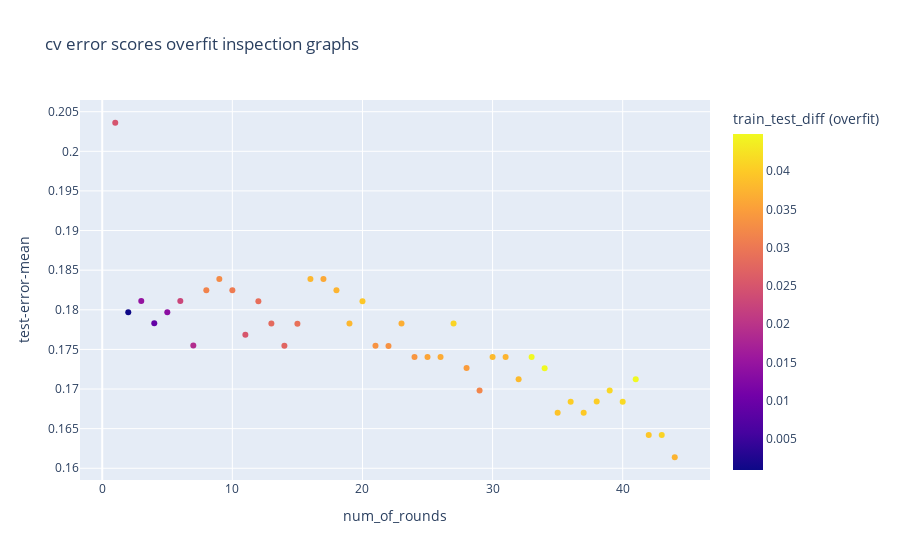
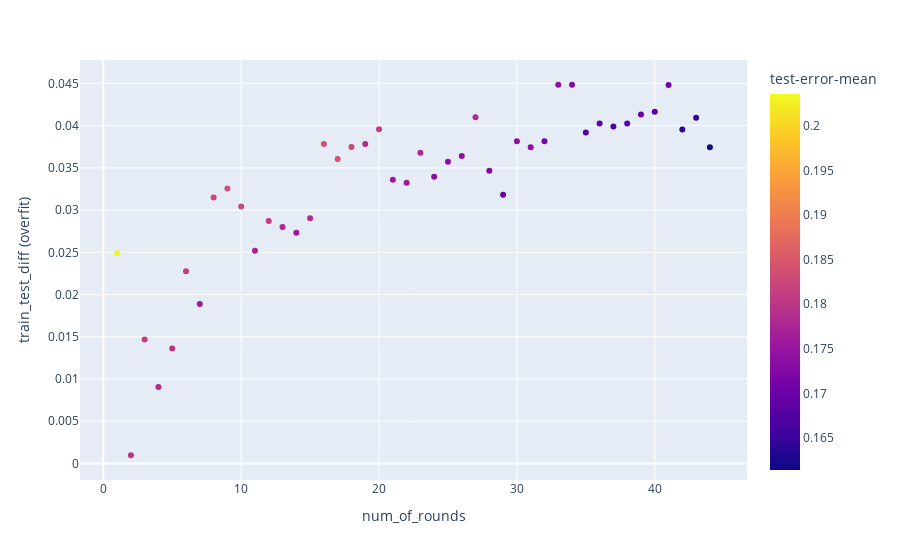

These figures' notebook cell, in order:
### Code cell
cv_xgb_err = plot_cv_results(xgb_model, X_train, X_test, y_train, y_test, metrics='error')

### Figure 1 — Plotly figure (JSON) as saved in the notebook; plotly's stock layout.template omitted (floating-point values rounded to 4 significant figures)
{"data": [{"hovertemplate": "num_of_rounds=%{x}<br>test-error-mean=%{y}<br>train_test_diff (overfit)=%{marker.color}<extra></extra>", "legendgroup": "", "marker": {"color": [0.02488, 0.000978, 0.0147, 0.009067, 0.01361, 0.02277, 0.01889, 0.03151, 0.03256, 0.03043, 0.02519, 0.02871, 0.02801, 0.02731, 0.02904, 0.03783, 0.03606, 0.03747, 0.03782, 0.03957, 0.03361, 0.03325, 0.03678, 0.03396, 0.03571, 0.03642, 0.04099, 0.03465, 0.03183, 0.03815, 0.03745, 0.03816, 0.04484, 0.04484, 0.0392, 0.04025, 0.0399, 0.04026, 0.04132, 0.04165, 0.04482, 0.03954, 0.04095, 0.03745], "coloraxis": "coloraxis", "symbol": "circle"}, "mode": "markers", "name": "", "showlegend": false, "type": "scatter", "x": [1, 2, 3, 4, 5, 6, 7, 8, 9, 10, 11, 12, 13, 14, 15, 16, 17, 18, 19, 20, 21, 22, 23, 24, 25, 26, 27, 28, 29, 30, 31, 32, 33, 34, 35, 36, 37, 38, 39, 40, 41, 42, 43, 44], "xaxis": "x", "y": [0.2036, 0.1797, 0.1811, 0.1783, 0.1797, 0.1811, 0.1755, 0.1825, 0.1839, 0.1825, 0.1769, 0.1811, 0.1783, 0.1755, 0.1783, 0.1839, 0.1839, 0.1825, 0.1783, 0.1811, 0.1755, 0.1754, 0.1783, 0.174, 0.174, 0.174, 0.1783, 0.1726, 0.1698, 0.174, 0.174, 0.1712, 0.174, 0.1726, 0.167, 0.1684, 0.167, 0.1684, 0.1698, 0.1684, 0.1712, 0.1642, 0.1642, 0.1614], "yaxis": "y"}], "layout": {"autosize": true, "coloraxis": {"colorbar": {"title": {"text": "train_test_diff (overfit)"}}, "colorscale": [[0, "#0d0887"], [0.1111, "#46039f"], [0.2222, "#7201a8"], [0.3333, "#9c179e"], [0.4444, "#bd3786"], [0.5556, "#d8576b"], [0.6667, "#ed7953"], [0.7778, "#fb9f3a"], [0.8889, "#fdca26"], [1, "#f0f921"]]}, "legend": {"tracegroupgap": 0}, "title": {"text": "cv error scores overfit inspection graphs"}, "xaxis": {"anchor": "y", "autorange": true, "domain": [0, 1], "range": [-1.575, 46.57], "title": {"text": "num_of_rounds"}, "type": "linear"}, "yaxis": {"anchor": "x", "autorange": true, "domain": [0, 1], "range": [0.1583, 0.2067], "title": {"text": "test-error-mean"}, "type": "linear"}}}

### Figure 2 — Plotly figure (JSON) as saved in the notebook; plotly's stock layout.template omitted (floating-point values rounded to 4 significant figures)
{"data": [{"hovertemplate": "num_of_rounds=%{x}<br>train_test_diff (overfit)=%{y}<br>test-error-mean=%{marker.color}<extra></extra>", "legendgroup": "", "marker": {"color": [0.2036, 0.1797, 0.1811, 0.1783, 0.1797, 0.1811, 0.1755, 0.1825, 0.1839, 0.1825, 0.1769, 0.1811, 0.1783, 0.1755, 0.1783, 0.1839, 0.1839, 0.1825, 0.1783, 0.1811, 0.1755, 0.1754, 0.1783, 0.174, 0.174, 0.174, 0.1783, 0.1726, 0.1698, 0.174, 0.174, 0.1712, 0.174, 0.1726, 0.167, 0.1684, 0.167, 0.1684, 0.1698, 0.1684, 0.1712, 0.1642, 0.1642, 0.1614], "coloraxis": "coloraxis", "symbol": "circle"}, "mode": "markers", "name": "", "showlegend": false, "type": "scatter", "x": [1, 2, 3, 4, 5, 6, 7, 8, 9, 10, 11, 12, 13, 14, 15, 16, 17, 18, 19, 20, 21, 22, 23, 24, 25, 26, 27, 28, 29, 30, 31, 32, 33, 34, 35, 36, 37, 38, 39, 40, 41, 42, 43, 44], "xaxis": "x", "y": [0.02488, 0.000978, 0.0147, 0.009067, 0.01361, 0.02277, 0.01889, 0.03151, 0.03256, 0.03043, 0.02519, 0.02871, 0.02801, 0.02731, 0.02904, 0.03783, 0.03606, 0.03747, 0.03782, 0.03957, 0.03361, 0.03325, 0.03678, 0.03396, 0.03571, 0.03642, 0.04099, 0.03465, 0.03183, 0.03815, 0.03745, 0.03816, 0.04484, 0.04484, 0.0392, 0.04025, 0.0399, 0.04026, 0.04132, 0.04165, 0.04482, 0.03954, 0.04095, 0.03745], "yaxis": "y"}], "layout": {"autosize": true, "coloraxis": {"colorbar": {"title": {"text": "test-error-mean"}}, "colorscale": [[0, "#0d0887"], [0.1111, "#46039f"], [0.2222, "#7201a8"], [0.3333, "#9c179e"], [0.4444, "#bd3786"], [0.5556, "#d8576b"], [0.6667, "#ed7953"], [0.7778, "#fb9f3a"], [0.8889, "#fdca26"], [1, "#f0f921"]]}, "legend": {"tracegroupgap": 0}, "margin": {"t": 60}, "xaxis": {"anchor": "y", "autorange": true, "domain": [0, 1], "range": [-1.569, 46.57], "title": {"text": "num_of_rounds"}, "type": "linear"}, "yaxis": {"anchor": "x", "autorange": true, "domain": [0, 1], "range": [-0.002132, 0.04795], "title": {"text": "train_test_diff (overfit)"}, "type": "linear"}}}
